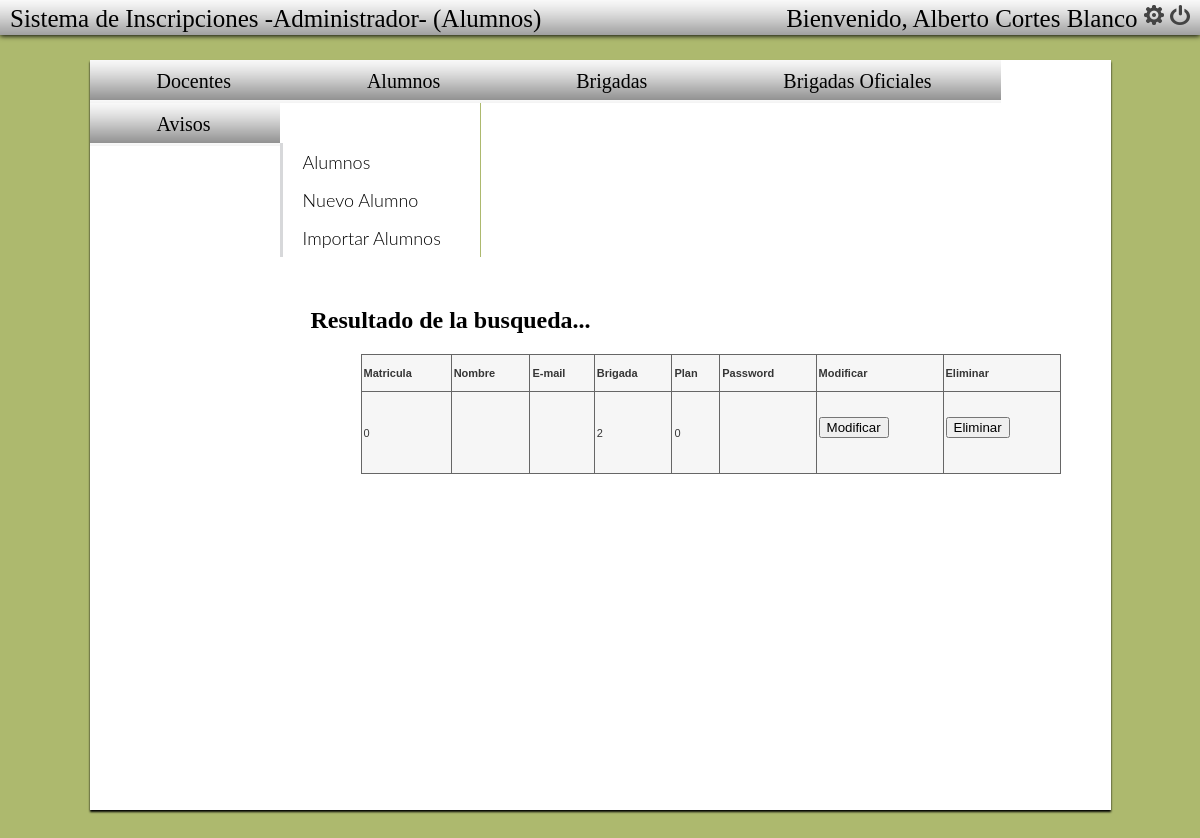
The app's page /admin/admin_alumnos_search.php (signed in), older data.
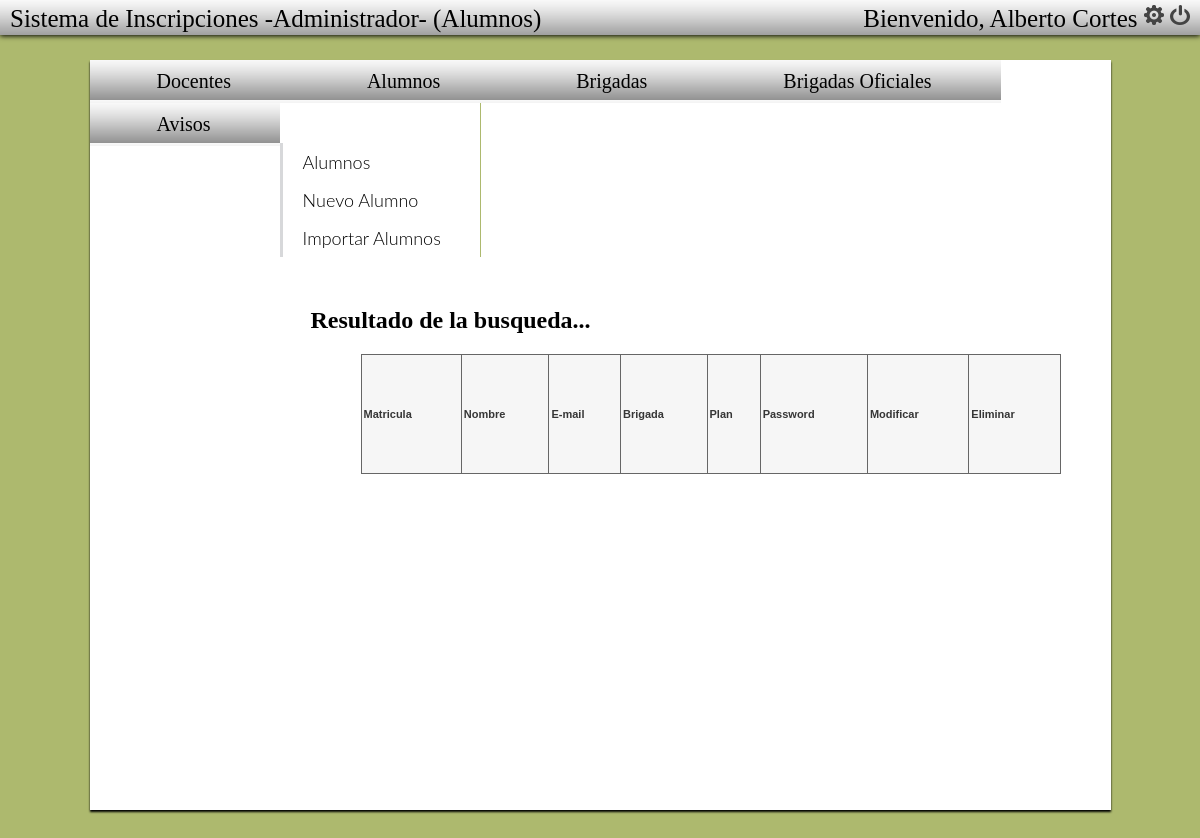
The same page, newer data.
### tables this page shows
CREATE TABLE IF NOT EXISTS `alumno` (
  `matricula` int(11) NOT NULL,
  `nombre` varchar(100) NOT NULL,
  `plan` int(11) DEFAULT NULL,
  `pass` varchar(45) NOT NULL,
  `email` varchar(100) DEFAULT NULL,
  `privilegios` varchar(45) DEFAULT NULL,
  `brigada` int(11) DEFAULT NULL,
  `brigadaP` int(11) DEFAULT NULL,
  `status` tinyint(1) NOT NULL,
  PRIMARY KEY (`matricula`),
  UNIQUE KEY `matricula_UNIQUE` (`matricula`)
);

### action/reportes.php (called while the page is built, shortened)
<?php
require_once("../lib/lib.php");
require_once("../view/view.php");
function filtro_alumnos(){
	$arg = $_POST['info'];
	$alumno = buscar_alumnos($arg);
	lista_alumnos($alumno);
}
?>

### lib/lib.php (called while the page is built, shortened)
<?php
function buscar_alumnos($arg){
	$sql = "SELECT * FROM alumno WHERE matricula = '$arg' OR nombre = '$arg' OR email = '$arg' OR brigada = '$arg'";
	$result = mysql_query($sql);
	$alumno = array();
	$i = 0;
	while ($row = mysql_fetch_object($result)){
		$alumno[$i] = $row;
		$i++;
	}
	return $alumno;
}
?>

### view/view.php (the view, shortened to what this page needs)
<?php
require_once("../lib/lib.php");
	echo"<tr><th>Disponible:</th><td>Si<input type='radio' checked='true' name='disp' value='1'>No<input type='radio' name='disp' value='0'></td></tr>";?>
	<?php
function lista_alumnos($alumnos){
	echo "<table border=1>";
	echo "<tr>";
	echo "<th>Matricula</th>";
	echo "<th>Nombre</th>";
	echo "<th>E-mail</th>";
    echo "<th>Brigada</th>";
    echo "<th>Plan</th>";
	echo "<th>Password</th>";
	echo "<th>Modificar</th>";
	echo "<th>Eliminar</th>";
	echo "</tr>";
	foreach ($alumnos as $key => $alum) {
	echo "<tr>";
	echo "<td>".$alum->matricula."</td>";
	echo "<td>".$alum->nombre."</td>";
	echo "<td>".$alum->email."</td>";
    echo "<td>".$alum->brigada."</td>";
    echo "<td>".$alum->plan."</td>";
	echo "<td>".$alum->pass."</td>";
	echo "<td><form name='modificar' action='../admin/admin_alumnos_edit.php' method='POST'><input type='hidden' value='".$alum->matricula."' name='id'><input type='submit' value='Modificar'></form></td>";
	echo "<td><form action='../delete/del_alumno.php' method='POST'><input type='hidden' value='".$alum->matricula."' name='id'><input type='submit' value='Eliminar'></form></td>";
	echo"</tr>";
}
	echo "</table>";
}
	echo "<input type='hidden' name ='alumno' value='".$calif->alumno_matricula."''>";?>

### admin/admin_alumnos_search.php (shortened to what this page needs)
<?php
require_once("../action/reportes.php");
$usuario =  $_SESSION['usuario'];
?>
<!DOCTYPE html PUBLIC "-//W3C//DTD XHTML 1.0 Transitional//EN" "http://www.w3.org/TR/xhtml1/DTD/xhtml1-transitional.dtd">
<html xmlns="http://www.w3.org/1999/xhtml">
<head>
<link href="css/adminIndex.css" rel="stylesheet" type="text/css" />
</head>
<body>
<div class="container">
	<div id="top-bar"> <div id="bar-text">Sistema de Inscripciones -Administrador- (Alumnos)</div><div id="botonsalir">Bienvenido,  <?php echo $usuario->nombre; ?>   <a href="#" title="Editar mis datos" class="Bca">  Editar  </a>    <a href="../login/logout.php" title="Salir" class="BcaE">  Salir  </a></div></div>
	<div class="content">
		<div id="divnav">
			<ul id="nav">
				<li><a href="admin_docentes.php">Docentes</a></li>
				<li><a href="admin_alumnos.php">Alumnos</a></li>
				<li><a href="admin_brigadas.php">Brigadas</a></li>
				<li><a href="admin_oficial.php">Brigadas Oficiales</a></li>
				<li><a href="admin_avisos.php">Avisos</a></li>
			</ul>
		</div>
				<div id='cssmenu'>
					<ul>
			  			 <li class="active"><a href='admin_alumnos.php'><span>Alumnos </span></a></li>
			  			 <li><a href= 'admin_alumnos_new.php'><span>Nuevo Alumno</span></a></li>
						  <li class='last'><a href='admin_alumnos_import.php'><span>Importar Alumnos</span></a></li>
					</ul>
				</div>
		<div id="contenido">
			<h2>Resultado de la busqueda...</h2>
			<div id="tabladocentes">
				<?php
							filtro_alumnos();
						?>
			</div>
		</div>
	</div>
	</div>
	</body>
	</html>

Row changes from the older to the newer data that the page shows:
removed alumno: matricula "0", brigada "2", plan "0"
Text that changed along with them:
$usuario->nombre: "Alberto Cortes Blanco" → "Alberto Cortes"
